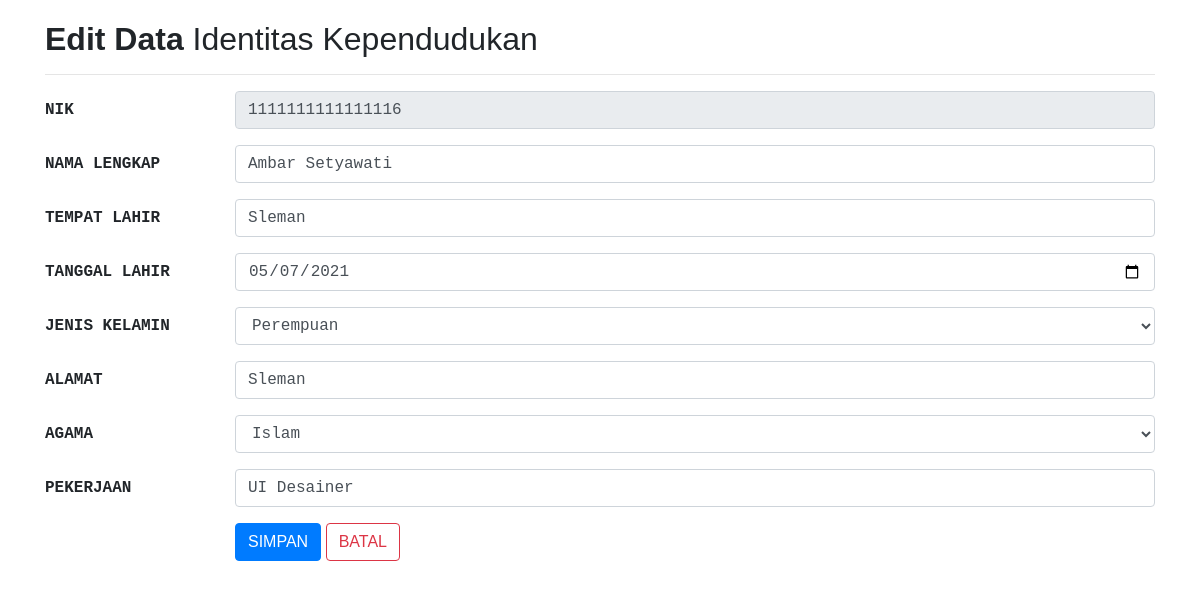
The page /edit.php?id=82 on the database its author committed.
### tables this page shows
CREATE TABLE `tb_identitas` (
  `id` int(20) NOT NULL,
  `nik` varchar(50) NOT NULL,
  `nm_lngkp` varchar(100) NOT NULL,
  `tmp_lhr` varchar(50) NOT NULL,
  `tgl_lhr` date NOT NULL,
  `jns_klmn` varchar(50) NOT NULL,
  `alamat` varchar(50) NOT NULL,
  `agama` varchar(50) NOT NULL,
  `pekerjaan` varchar(50) NOT NULL
);

### functions.php (called while the page is built, shortened)
<?php
$conn = mysqli_connect('localhost', 'root', '', 'db_penduduk');
function query($param) {
    global $conn;
    $query = mysqli_query($conn, $param);
    $rows = [];
    if (mysqli_num_rows($query) > 0) {
      while ($row = mysqli_fetch_assoc($query)) {
        $rows[] = $row;
      }
    }
    return $rows;
  }
?>

### edit.php (the view, shortened to what this page needs)
<?php
require_once 'functions.php';
$id = trim(rtrim(mysqli_real_escape_string($conn, $_GET['id'])));
$row = query("SELECT * FROM tb_identitas WHERE id = '$id'")[0];
?>
<!DOCTYPE html>
<html>
<head>
    <link rel="stylesheet" href="https://stackpath.bootstrapcdn.com/bootstrap/4.1.3/css/bootstrap.min.css">
	<link rel="stylesheet" href="https://cdn.jsdelivr.net/npm/bootstrap@4.5.3/dist/css/bootstrap.min.css">
  	<link rel="stylesheet" href="https://cdnjs.cloudflare.com/ajax/libs/limonte-sweetalert2/10.10.0/sweetalert2.min.css" />
  	<link rel="stylesheet" href="https://cdnjs.cloudflare.com/ajax/libs/font-awesome/5.15.1/css/all.min.css" />
  	<link rel="stylesheet" href="https://cdn.datatables.net/1.10.22/css/jquery.dataTables.css">
  	<link rel="stylesheet" href="https://cdn.datatables.net/1.10.22/css/dataTables.bootstrap4.min.css">
	<link rel="stylesheet" href="css/style.css">
</head>
<body>
<div class="container" style="margin-top:20px">
		<h2 class="font"><b>Edit Data</b> Identitas Kependudukan</h2>
		<hr>
		<form action="" method="post">
			<div class="form-group row">
				<label class="col-sm-2 col-form-label">NIK</label>
				<div class="col-sm-10">
					<input type="text" name="nik" class="form-control" value="<?= $row['nik']; ?>" readonly>
				</div>
			</div>
			<div class="form-group row">
				<label class="col-sm-2 col-form-label">NAMA LENGKAP</label>
				<div class="col-sm-10">
					<input type="text" name="nama" class="form-control" value="<?= $row['nm_lngkp']; ?>">
				</div>
			</div>
            <div class="form-group row">
				<label class="col-sm-2 col-form-label">TEMPAT LAHIR</label>
				<div class="col-sm-10">
					<input type="text" name="tempat" class="form-control" value="<?= $row['tmp_lhr']; ?>">
				</div>
			</div>
            <div class="form-group row">
				<label class="col-sm-2 col-form-label">TANGGAL LAHIR</label>
				<div class="col-sm-10">
					<input type="date" name="tanggal" class="form-control" value="<?= $row['tgl_lhr']; ?>">
				</div>
			</div>
			<div class="form-group row">
				<label class="col-sm-2 col-form-label">JENIS KELAMIN</label>
                <?php $jk = $row['jns_klmn']; ?>
				<div class="col-sm-10">
					<select name="jns_klmn" class="form-control">
                        <option <?php echo ($jk == 'Perempuan') ? "selected": "" ?>>Perempuan</option>
					</select>
				</div>
			</div>
            <div class="form-group row">
				<label class="col-sm-2 col-form-label">ALAMAT</label>
				<div class="col-sm-10">
				<input type="text" name="alamat" class="form-control" value="<?= $row['alamat']; ?>">
				</div>
			</div>
			<div class="form-group row">
				<label class="col-sm-2 col-form-label">AGAMA</label>
                <?php $agama = $row['agama']; ?>
				<div class="col-sm-10">
					<select name="agama" class="form-control">
                        <option <?php echo ($agama == 'Islam') ? "selected": "" ?>>Islam</option>
					</select>
				</div>
			</div>
            <div class="form-group row">
				<label class="col-sm-2 col-form-label">PEKERJAAN</label>
				<div class="col-sm-10">
					<input type="text" name="pekerjaan" class="form-control" value="<?= $row['pekerjaan']; ?>">
				</div>
			</div>
			<div class="form-group row">
				<label class="col-sm-2 col-form-label">&nbsp;</label>
				<div class="col-sm-10">
				<button type="submit" name="submit" class="btn btn-primary font">
              			<span>SIMPAN</span>
            	</button>
                    <a href="index.php" class="btn btn-outline-danger font">BATAL</a>
				</div>
			</div>
		</form>
	</div>
</body>
</html>

### css/style.css (style rules this page uses)
h2.font { font-family: 'Century Gothic', CenturyGothic, AppleGothic, sans-serif; }
a.font { font-family: 'Century Gothic', CenturyGothic, AppleGothic, sans-serif; }
label.col-form-label { font-weight: bold; font-family: 'courier new',arial, courier; }
input.form-control { font-family: 'courier new',arial, courier; }
select.form-control { font-family: 'courier new',arial, courier; }
button.font { font-family: 'Tahoma',arial, courier; }

### rows shown on the page
tb_identitas: nik "1111111111111116", nama "Ambar Setyawati", tempat "Sleman", tanggal "05/07/2021", jns_klmn "Perempuan", alamat "Sleman", agama "Islam", pekerjaan "UI Desainer"
